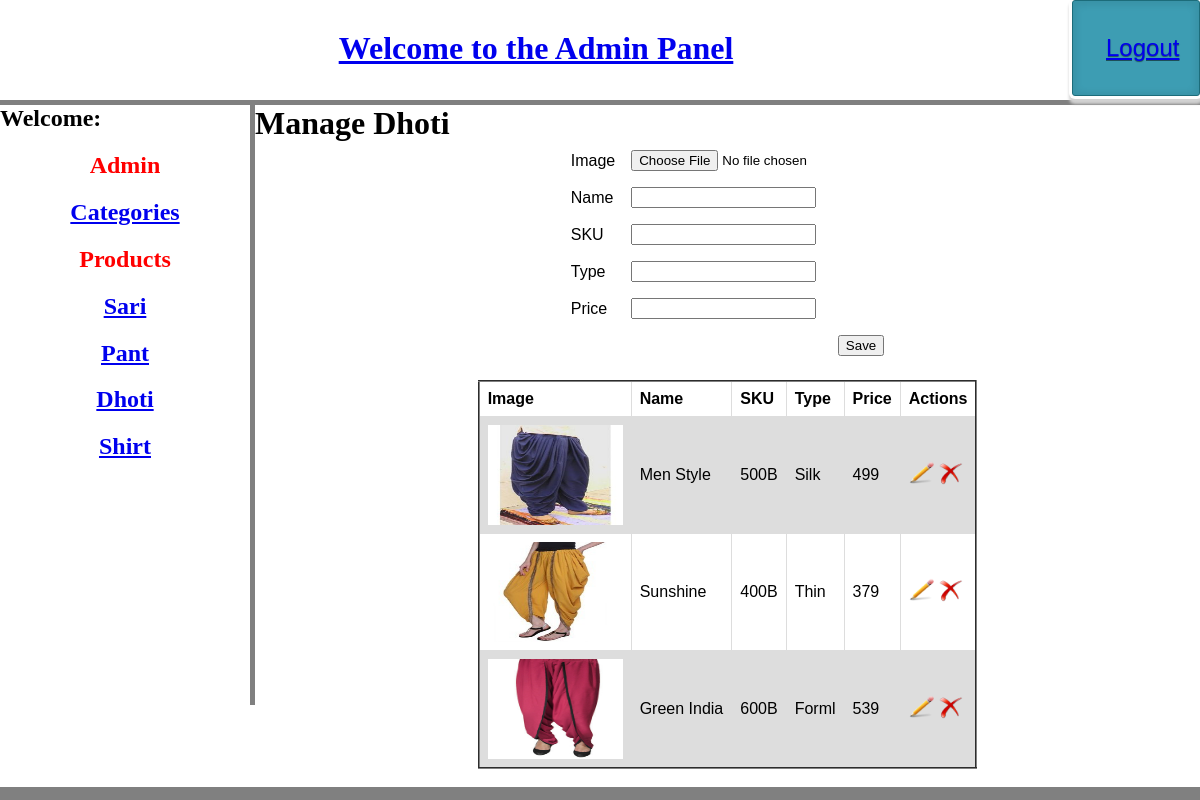
The page /views/product_view.php?CategoryId=3 (signed in) on the database its author committed.
### tables this page shows
CREATE TABLE `category` (
  `CategoryId` int(11) NOT NULL,
  `Name` varchar(255) DEFAULT NULL,
  `Description` text,
  `IsActive` int(2) DEFAULT NULL
);

CREATE TABLE `product` (
  `ProductId` int(11) NOT NULL,
  `Name` varchar(255) DEFAULT NULL,
  `SKU` varchar(255) DEFAULT NULL,
  `Price` int(11) DEFAULT NULL,
  `Type` varchar(255) DEFAULT NULL,
  `Image` varchar(255) DEFAULT NULL,
  `Description` text,
  `CategoryId` int(11) NOT NULL
);

### models/category_model.php (called while the page is built, shortened)
<?php
class category_model {
	function viewCategory() {
		$sql = 'SELECT * FROM category';
		$result = mysql_query($sql);
		if (mysql_num_rows($result) > 0) {
			$rows = array();
			while($row = mysql_fetch_assoc($result)) {
				$rows[$row['CategoryId']] = $row;
			}
			return $rows;
		} else {
			return 0;
		}
	}
}
?>

### controllers/product.php (called while the page is built, shortened)
<?php
include_once '../models/product_model.php';
include_once '../models/category_model.php';
$productModel = new product_model();
$categoryModel = new category_model();
$id = (isset($_GET['id']) && $_GET['id'] > 0) ? $_GET['id'] : 0;
$categoryid = (isset($_GET['CategoryId']) && $_GET['CategoryId'] > 0) ? $_GET['CategoryId'] :0;
$productList = $productModel->viewProduct($categoryid);
$categoryList = $categoryModel->viewCategory();

### models/product_model.php (called while the page is built, shortened)
<?php
class product_model {
    function viewProduct($categoryid) {
	$sql = 'SELECT * FROM product where CategoryId='.$categoryid;
		$result = mysql_query($sql);
		if (mysql_num_rows($result) > 0) {
			$rows = array();
			while($row = mysql_fetch_assoc($result)) {
				$rows[$row['ProductId']] = $row;
			}
			return $rows;
		} else {
			return 0;
		}
	}
}
?>

### views/product_view.php (the view, shortened to what this page needs)
<?php
include_once '../controllers/product.php';
?>
<html>
	<head>
		<link rel="stylesheet" href="../web/css/admin_style.css" />
	</head>
	<body>
    <?php
    include_once '../header.php';
    include_once '../sidebar.php';
    ?>
		<div id="content">
            <h1>Manage <?php echo $categoryList[$categoryid]['Name'];?></h1>
            <form enctype="multipart/form-data" method="post" name="updateProduct" action="../controllers/product.php?action=update&id=<?php echo $id; ?>&CategoryId=<?php echo $categoryid;?>">
                <table id='formView' width="1000" border="0" align="center">
                    <tr>
                        <td>Image</td>
                        <td>
                            <input type="file" name="image" id="fileToUpload" value="<?php echo $id ? $productList[$id]['Image'] : ''; ?>">
                        </td>
                    </tr>
                    <tr>
                        <td>Name</td>
                        <td><input type="text" name="name" value="<?php echo $id ? $productList[$id]['Name'] : ''; ?>"></td>
                    </tr>
                    <tr>
                        <td>SKU</td>
                        <td><input type="text" name="sku" value="<?php echo $id ? $productList[$id]['SKU'] : ''; ?>"></td>
                    </tr>
                    <tr>
                        <td>Type</td>
                        <td><input type="text" name="type" value="<?php echo $id ? $productList[$id]['Type'] : ''; ?>"></td>
                    </tr>
                    <tr>
                        <td>Price</td>
                        <td><input type="text" name="price" value="<?php echo $id ? $productList[$id]['Price'] : ''; ?>"></td>
                    </tr>
                    <tr>
                        <td></td>
                        <td align="right" style="float:right;"><input type="submit" name="save" value="Save"></td>
                    </tr>
                </table>
			</form>
			<table id='listView' width="1000" border="2" align="center">
				<tr>
					<th>Image</th>
					<th>Name</th>
					<th>SKU</th>
					<th>Type</th>
					<th>Price</th>
					<th>Actions</th>
				</tr>
				<?php
					if ($productList){
						foreach($productList as $productValue) {
				?>
							<tr>
								<td><img src="../web/images/<?php echo $productValue['Image']; ?>" alt="Smiley face" height="100" width="135"></td>
								<td><?php echo $productValue['Name'];?></td>
								<td><?php echo $productValue['SKU'];?></td>
								<td><?php echo $productValue['Type'];?></td>
								<td><?php echo $productValue['Price'];?></td>
								<td>
									<a href="product_view.php?CategoryId=<?php echo $categoryid;?>&id=<?php echo $productValue['ProductId'];?>">
										<img src="../web/images/admin/Edit.png" height="25px" width="25px"></a>
									<a onclick="return checkDelete(<?php echo $productValue['ProductId']; ?>,<?php echo $categoryid; ?>);" style="cursor: pointer;">
										<img src="../web/images/admin/DeleteRed.png" height="25px" width="25px"></a>
								</td>
							</tr>
				<?php
						}
					}
				?>
			</table>
			<br>
		</div>
	</body>
</html>

### sidebar.php (shortened to what this page needs)
<?php
include_once 'models/category_model.php';
$categoryModel = new category_model();
$categoryList = $categoryModel->viewCategory();
?>
<div id="sidebar">
	<b><font size="5">Welcome:</font></b><h2>Admin</h2>
	<h2><a href="<?php echo BASE_URL; ?>views/category_view.php">Categories</a></h2>
	<h2>Products</h2>
	<?php
			foreach ($categoryList as $value){
				echo '<h2>';
					echo '<a href="'.BASE_URL.'views/product_view.php?CategoryId='.$value['CategoryId'].'">';
						echo $value['Name'];
					echo '</a>';
				echo '</h2>';
			}
		?>
</div>

### web/css/admin_style.css (style rules this page uses)
body { background:gray; padding:0; margin:0; width: 100%; }
#sidebar { width:250px; float:left; background:white; border-right:5px solid gray; height:600px; }
#sidebar h2 { text-align:center; font-size:1.5em; color:red; }
#content h1 { margin:0; }
table { font-family: arial, sans-serif; border-collapse: collapse; width: auto; }
#content { background:white; }
td, th { border: 1px solid #dddddd; text-align: left; padding: 8px; }
form td { border: 0px; }
input[type="submit"] { cursor: pointer; }
#listView tr:nth-child(even) { background-color: #dddddd; }

### rows shown on the page
category: Name "Sari"
category: Name "Pant"
category: Name "Dhoti"
category: Name "Shirt"
product: Image (picture), Name "Men Style", SKU "500B", Type "Silk", Price "499"
product: Image (picture), Name "Sunshine", SKU "400B", Type "Thin", Price "379"
product: Image (picture), Name "Green India", SKU "600B", Type "Forml", Price "539"

### other values the page prints
$login_link_name "Logout"
